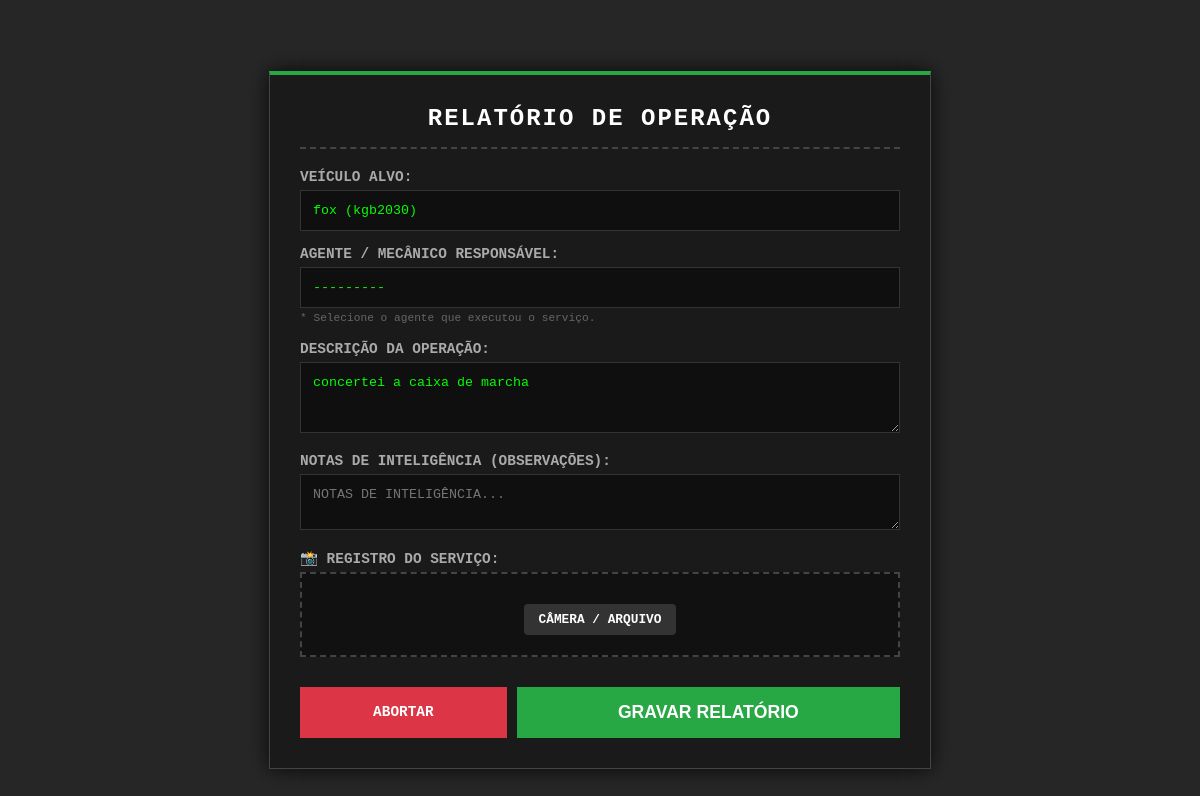
/servico/editar/2/, run on the app's committed database.
### oficina/models.py (models this page shows, shortened)
class Servico(models.Model):
    veiculo = models.ForeignKey(Veiculo, on_delete=models.CASCADE)
    mecanico = models.ForeignKey(Mecanico, on_delete=models.SET_NULL, null=True, verbose_name="Mecânico Responsável")
    descricao = models.TextField(verbose_name="O que foi feito no serviço")
    observacao_servico = models.TextField(blank=True, null=True, verbose_name="Observação para o Cliente")
    foto_local_servico = models.ImageField(upload_to='servicos/', blank=True, null=True)
    data = models.DateTimeField(auto_now_add=True)

### oficina/views.py (the view)
# urls.py: path("servico/editar/<int:pk>/", views.editar_servico, name="editar_servico"),
def editar_servico(request, pk):
    servico = get_object_or_404(Servico, pk=pk)
    if request.method == "POST":
        form = ServicoForm(request.POST, request.FILES, instance=servico)
        if form.is_valid():
            form.save()
            return redirect('home')
    else:
        form = ServicoForm(instance=servico)
    return render(request, "oficina/servico_form.html", {"form": form, "editando": True})

### oficina/forms.py
class ServicoForm(forms.ModelForm):
    class Meta:
        model = Servico
        fields = ['veiculo', 'mecanico', 'descricao', 'observacao_servico', 'foto_local_servico']
        widgets = {
            'veiculo': forms.Select(attrs={'style': 'background: #000; color: #0f0; border: 1px solid #333;'}),
            'mecanico': forms.Select(attrs={'style': 'background: #000; color: #0f0; border: 1px solid #333;'}),
            'descricao': forms.Textarea(attrs={
                'rows': 3,
                'style': 'background: #000; color: #0f0; border: 1px solid #333;',
                'placeholder': 'RELATÓRIO TÉCNICO...'
            }),
            'observacao_servico': forms.Textarea(attrs={
                'rows': 2,
                'style': 'background: #000; color: #0f0; border: 1px solid #333;',
                'placeholder': 'NOTAS DE INTELIGÊNCIA...'
            }),
        }

### oficina/models.py (called while the page is built)
    def __str__(self): return self.nome

    def __str__(self): return f"{self.modelo} ({self.placa})"

### oficina/templates/oficina/servico_form.html (shortened to what this page needs)
<!DOCTYPE html>
<html lang="pt-br">
<head>
    {% load static %}
</head>
<body>
<div class="overlay">
    <div class="dossier-container">
        <h2>Relatório de Operação</h2>
        <form method="post" enctype="multipart/form-data">
            <div>
                <label>VEÍCULO ALVO:</label>
                {{ form.veiculo }}
            </div>
            <div>
                <label>AGENTE / MECÂNICO RESPONSÁVEL:</label>
                {{ form.mecanico }}
                <small style="color: #666; font-size: 0.7rem;">* Selecione o agente que executou o serviço.</small>
            </div>
            <div>
                <label>DESCRIÇÃO DA OPERAÇÃO:</label>
                {{ form.descricao }}
            </div>
            <div>
                <label>NOTAS DE INTELIGÊNCIA (OBSERVAÇÕES):</label>
                {{ form.observacao_servico }}
            </div>
            <div>
                <label>📸 REGISTRO DO SERVIÇO:</label>
                <div class="upload-area">
                    <label for="id_foto_local_servico" class="custom-file-upload">CÂMERA / ARQUIVO</label>
                    <br>
                </div>
            </div>
            <div class="btn-group">
                <a href="{% url 'home' %}" class="btn-cancel">Abortar</a>
                <button type="submit">GRAVAR RELATÓRIO</button>
            </div>
        </form>
    </div>
</div>
</body>
</html>

### data on the page
Servico: veiculo "fox (kgb2030)", mecanico "---------", descricao "concertei a caixa de marcha"
